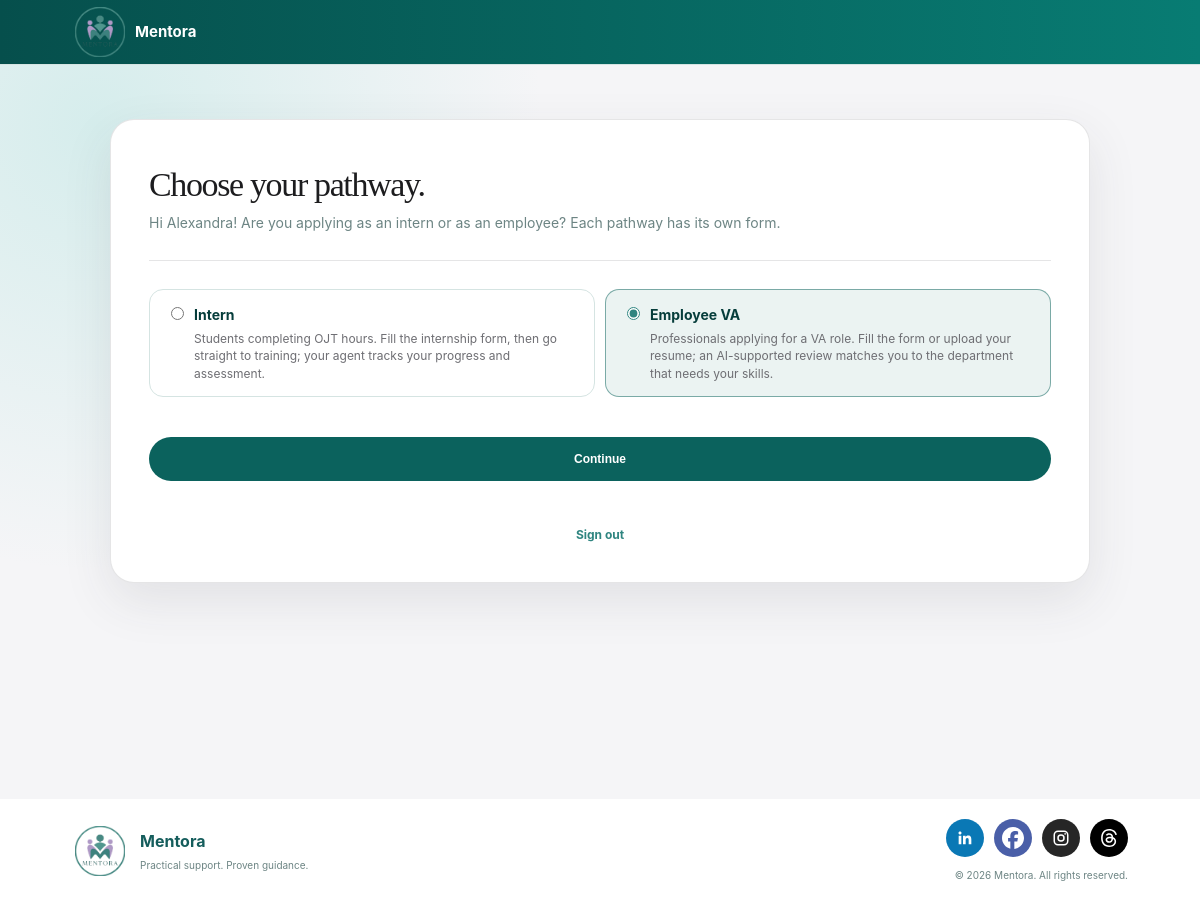
The page /auth/pathway.php (signed in) on the database its author committed.
### tables this page shows
CREATE TABLE `users` (
  `id` int(10) UNSIGNED NOT NULL,
  `user_code` varchar(20) DEFAULT NULL,
  `first_name` varchar(80) NOT NULL,
  `last_name` varchar(80) NOT NULL,
  `email` varchar(190) NOT NULL,
  `email_verified_at` datetime DEFAULT NULL,
  `username` varchar(40) DEFAULT NULL,
  `pathway` enum('employee_va','internship') NOT NULL,
  `pathway_chosen_at` datetime DEFAULT current_timestamp(),
  `password_hash` varchar(255) NOT NULL,
  `role` enum('applicant','agent','admin') NOT NULL DEFAULT 'applicant',
  `status` enum('pending','approved','active','rejected','disabled') NOT NULL DEFAULT 'active',
  `presence` enum('active','busy','offline') NOT NULL DEFAULT 'active',
  `last_seen_at` datetime DEFAULT NULL,
  `department_id` int(10) UNSIGNED DEFAULT NULL,
  `agent_id` int(10) UNSIGNED DEFAULT NULL,
  `referred_by` int(10) UNSIGNED DEFAULT NULL,
  `avatar_path` varchar(190) DEFAULT NULL,
  `created_at` timestamp NOT NULL DEFAULT current_timestamp(),
  `updated_at` timestamp NOT NULL DEFAULT current_timestamp() ON UPDATE current_timestamp()
);

### includes/auth_check.php (called while the page is built, shortened)
<?php
function mentora_current_user(): ?array
{
    global $pdo;
    $sessionUser = $_SESSION['user'] ?? null;
    $query = $pdo->prepare('SELECT id,
            user_code,
            username,
            first_name,
            last_name,
            email,
            pathway,
            password_hash,
            role,
            status,
            avatar_path
        FROM users
        WHERE id = ?');
    $query->execute([(int) $sessionUser['id']]);
    $row = $query->fetch();
    $fingerprint = $_SESSION['auth_fingerprint'] ?? '';
    return $_SESSION['user'];
}
function mentora_password_fingerprint(string $passwordHash): string
{
    return hash('sha256', $passwordHash);
}
function mentora_session_user(array $row): array
{
    return [
        'id' => (int) $row['id'],
        'user_code' => $row['user_code'] ?? null,
        'username' => $row['username'] ?? null,
        'name' => trim($row['first_name'] . ' ' . $row['last_name']),
        'email' => $row['email'],
        'role' => $row['role'],
        'pathway' => $row['pathway'],
        'avatar_path' => $row['avatar_path'] ?? null,
    ];
}
function mentora_require_login(array $roles = []): array
{
    $user = mentora_current_user();
    return $user;
}

### auth/pathway.php (the view, shortened to what this page needs)
<?php
require_once __DIR__ . '/../includes/recruitment.php';
$user = mentora_require_login(['applicant']);
$current = $pdo->prepare('SELECT pathway, pathway_chosen_at FROM users WHERE id = ?');
$current->execute([$user['id']]);
$current = $current->fetch();
$chosen = $current['pathway_chosen_at'] !== null ? $current['pathway'] : '';
$h = static fn($value): string => htmlspecialchars((string) $value, ENT_QUOTES, 'UTF-8');
require __DIR__ . '/../includes/header.php';
?>
<main class="auth-shell account-shell">
    <section class="auth-card wide account-card">
        <h1>Choose your pathway.</h1>
        <p class="intro">Hi <?= $h(explode(' ', $user['name'])[0]) ?>! Are you applying as an intern or as an employee? Each pathway has its own form.</p>
        <form method="post">
            <fieldset>
                <div class="pathway-choice">
                    <label>
                        <input type="radio" name="pathway" value="internship" required<?= $chosen === 'internship' ? ' checked' : '' ?>>
                        <span><strong>Intern</strong><small>Students completing OJT hours. Fill the internship form, then go straight to training; your agent tracks your progress and assessment.</small></span>
                    </label>
                    <label>
                        <input type="radio" name="pathway" value="employee_va" required<?= $chosen === 'employee_va' ? ' checked' : '' ?>>
                        <span><strong>Employee VA</strong><small>Professionals applying for a VA role. Fill the form or upload your resume; an AI-supported review matches you to the department that needs your skills.</small></span>
                    </label>
                </div>
            </fieldset>
            <div class="form-actions"><button class="button button-primary" type="submit">Continue</button></div>
        </form>
        <div class="auth-links"><a href="signout.php">Sign out</a></div>
    </section>
</main>
<?php require __DIR__ . '/../includes/footer.php'; ?>

### rows shown on the page
users: first_name "Alexandra", pathway "☐ Intern Students completing OJT", pathway "☑ Employee VA Professionals appl"
